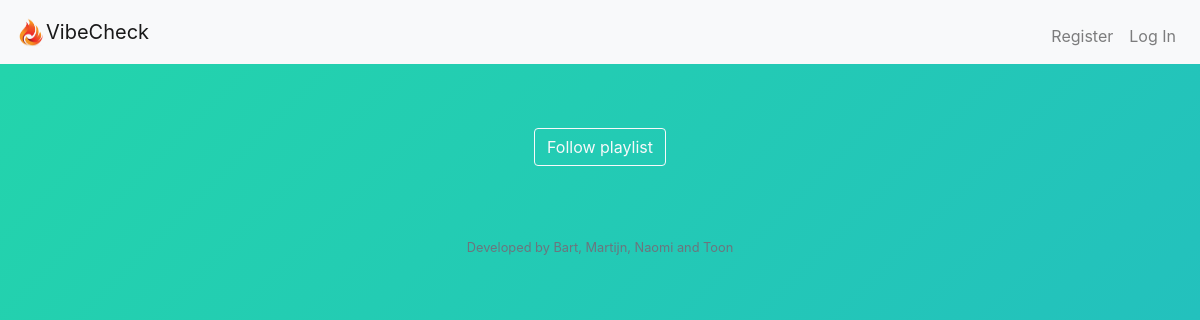
Before: /group_profile with the older database file.
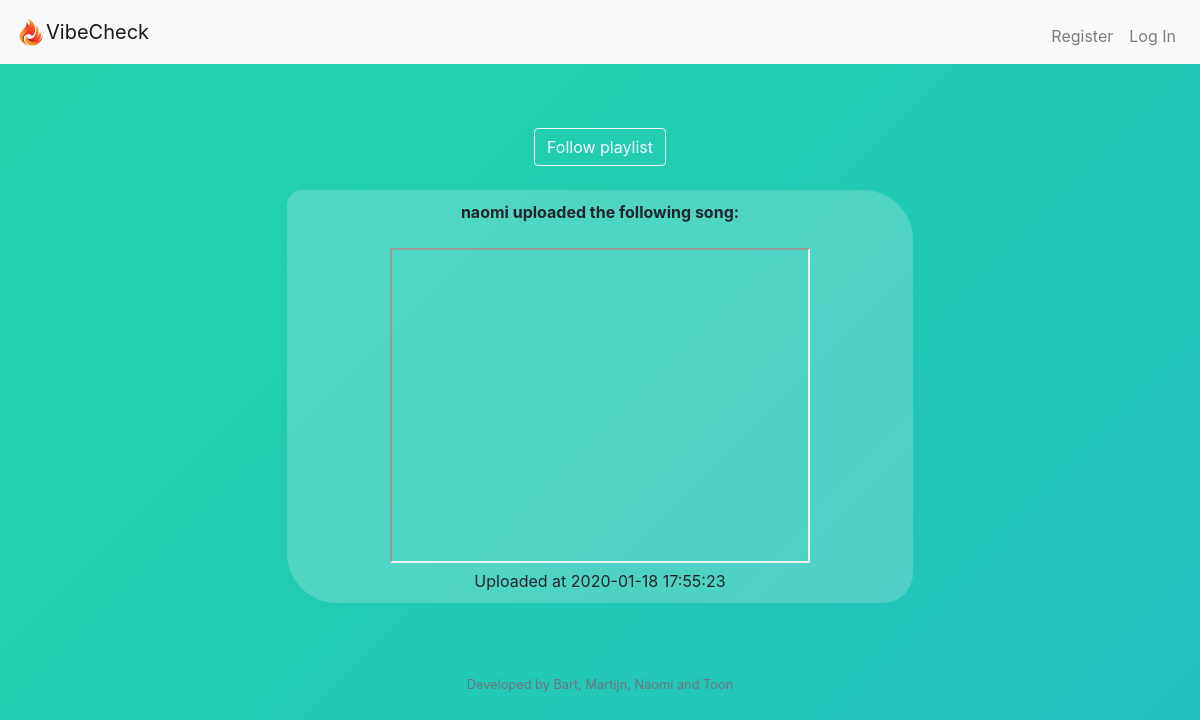
After: the same page with the newer database file.
### tables this page shows
CREATE TABLE 'tracks' ('group_id' integer, 'link' text, 'added_by' text, 'time' timestamp DEFAULT CURRENT_TIMESTAMP);

### application.py (the view)
@app.route("/group_profile")
def group_profile():
        group_name = "muisy"
        description = db.execute("SELECT description FROM groups WHERE group_name= :group_name", group_name = group_name)
        group_id = db.execute("SELECT group_id FROM groups WHERE group_name= :group_name", group_name = group_name)
        for group in group_id:
            group_id = group["group_id"]
        rows = db.execute("SELECT added_by, link, time FROM tracks WHERE group_id= :group_id", group_id = group_id)
        print(rows)
        links =[]
        for link in rows:
            data1 = []
            data1.append(link["added_by"])
            youtube = link["link"]
            data1.append(youtube_api(youtube))
            data1.append(link["time"])
            links.append(data1)
        return render_template("group_profile.html", links=links, description=description)

### application.py (called while the page is built)
@app.after_request
def after_request(response):
    response.headers["Cache-Control"] = "no-cache, no-store, must-revalidate"
    response.headers["Expires"] = 0
    response.headers["Pragma"] = "no-cache"
    return response

### helpers.py (called while the page is built)
def youtube_api(link):
    db = SQL("sqlite:///project.db")
    link = link.split("=")
    link = link[1].split("&")
    for item in link:
        return item

### templates/group_profile.html (shortened to what this page needs)
{% extends "layout.html" %}
{% block main %}
        <div align="center">
            <input class="d-block btn btn-outline-light" type="submit" value="Follow playlist">
        </div>
        <br>
        {% for link in links %}
        <div class= "song">
            <div align="center" color=white>
                <strong>{{link[0]}} uploaded the following song:</strong>
            </div>
            <br>
            <div align="center">
                <iframe width="420" height="315"
                    src="https://www.youtube.com/embed/{{link[1]}}">
                </iframe>
            </div>
            Uploaded at {{link[2]}}
            </div>
        <br>
        {% endfor %}
{% endblock %}

### templates/layout.html (shortened to what this page needs)
<!DOCTYPE html>
<html lang="en">
    <head>
        <link href="https://stackpath.bootstrapcdn.com/bootstrap/4.3.1/css/bootstrap.min.css" rel="stylesheet">
        <link href="/static/styles.css" rel="stylesheet">
    </head>
    <body>
        <nav class="navbar navbar-expand-lg navbar-light bg-light">
            <img src="/static/logo.png" width="30" height="30" alt="">
            <a class="navbar-brand" href="/timeline">VibeCheck</a>
            <div class="collapse navbar-collapse" id="navbar">
                {% if session.user_id %}
                <div class="collapse navbar-collapse">
                    <a class="nav-link dropdown-toggle" href="#" id="groups" data-toggle="dropdown" aria-haspopup="false" aria-expanded="true">Playlists</a>
                    <div class="dropdown-menu">
                      <a class="dropdown-item" href="#">Group 1</a>
                      <a class="dropdown-item" href="#">Group 2</a>
                      <a class="dropdown-item" href="#">Group 3</a>
                      <div class="dropdown-divider"></div>
                      <a class="dropdown-item" href="/create">Create a new playlist</a>
                    </div>
                </div>
                <div text-align="center">
                    <input class="form-control mr-sm-2" type="search" placeholder="Search" aria-label="Search">
                </div>
                <ul class="navbar-nav ml-auto mt-2">
                    <li class="nav-item"><a class="nav-link" href="/change_password">Change password</a></li>
                    <li class="nav-item"><a class="nav-link" href="/logout">Log Out</a></li>
                </ul>
                {% else %}
                <ul class="navbar-nav ml-auto mt-2">
                    <li class="nav-item"><a class="nav-link" href="/register">Register</a></li>
                    <li class="nav-item"><a class="nav-link" href="/login">Log In</a></li>
                </ul>
                {% endif %}
            </div>
        </nav>
        <main class="container p-5">
            {% block main %}{% endblock %}
        </main>
        <footer class="small text-center text-muted">
        Developed by Bart, Martijn, Naomi and Toon
        <br>
        </footer>
    </body>
</html>

### static/styles.css (style rules this page uses)
body { background: linear-gradient(-45deg, #ee7752, #e73c7e, #23a6d5, #23d5ab); background-size: 800% 400%; animation: gradient 15s ease infinite; }
.song { margin: 0 auto; width:60%; text-align: center; background-color: rgba(255, 255, 255, 0.2); padding: 10px; border-radius: 15px 50px 30px; }

Changed rows visible on the page:
added tracks: added_by "naomi", time "2020-01-18 17:55:23"
